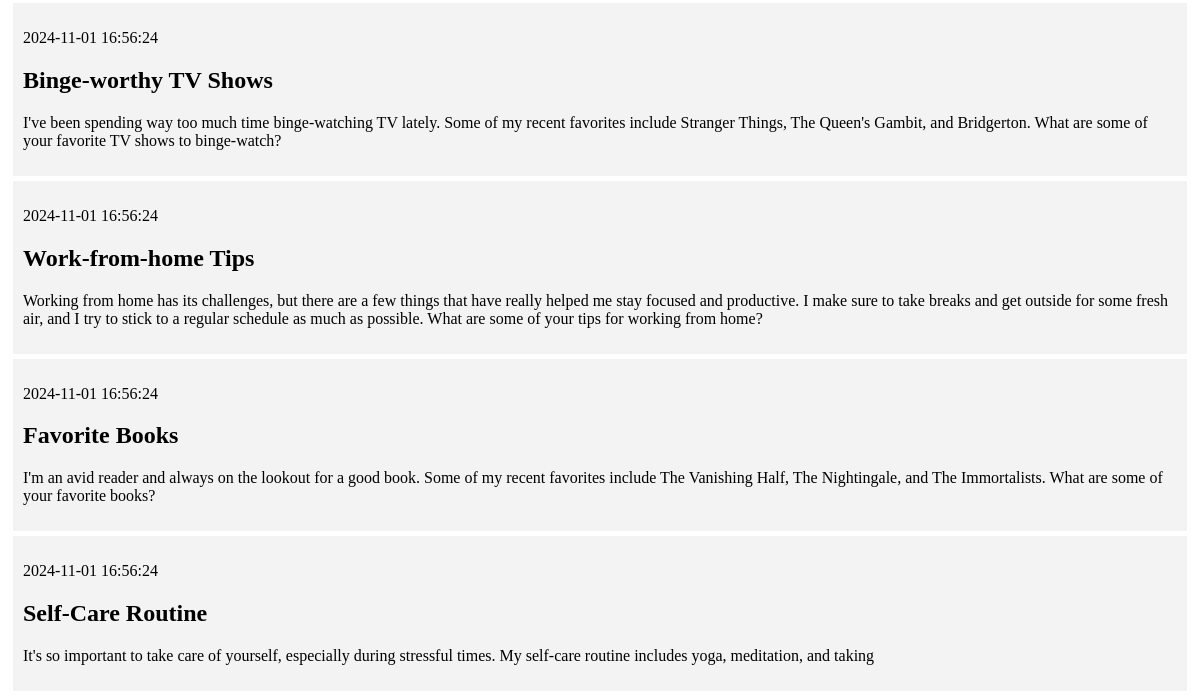
Before: / (lower part) with the older database file.
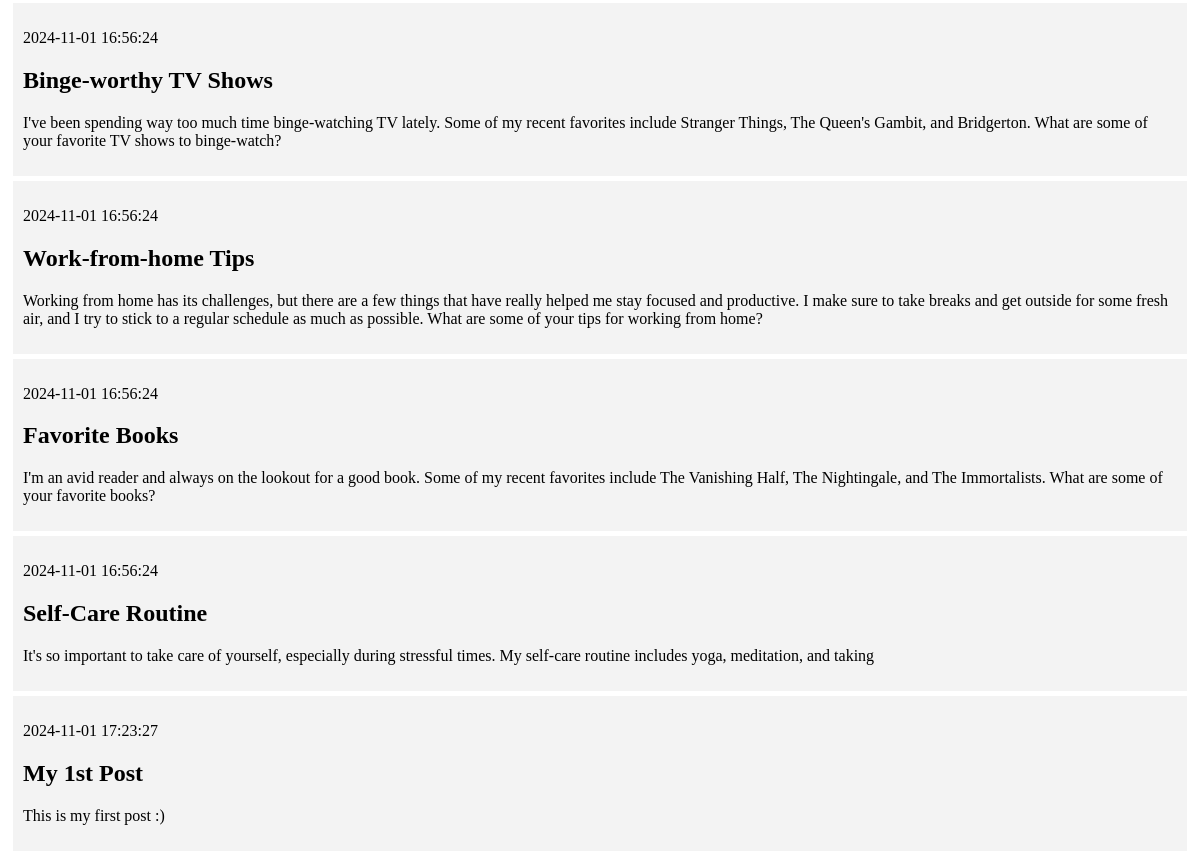
After: the same page with the newer database file.
### tables this page shows
CREATE TABLE posts (
    id INTEGER PRIMARY KEY AUTOINCREMENT,
    created TIMESTAMP NOT NULL DEFAULT CURRENT_TIMESTAMP,
    title TEXT NOT NULL,
    content TEXT NOT NULL
);

### flask_blog_class/app.py (the view)
@app.route('/')
def index():
    conn = get_db_connection()
    posts = conn.execute("SELECT * FROM posts").fetchall()
    conn.close()
    return render_template("index.html", posts=posts)

### flask_blog_class/app.py (called while the page is built)
def get_db_connection():
    conn = sqlite3.connect('database.db')
    conn.row_factory = sqlite3.Row
    return conn

### flask_blog_class/templates/index.html (shortened to what this page needs)
{% extends 'base.html' %}
{% block content %}
    {% for post in posts %}
        <div class='post'>
            <p>{{ post['created'] }}</p>
            <h2>{{ post['title'] }}</h2>
            <p>{{ post['content'] }}</p>
        </div>
    {% endfor %}
{% endblock %}

### flask_blog_class/templates/base.html (shortened to what this page needs)
<!DOCTYPE html>
<html lang="en">
<head>
</head>
<body>
    <div class="content">
        {% block content %} {% endblock %}
    </div>
</body>
</html>

### flask_blog_class/templates/base.html (style rules this page uses)
.post { padding: 10px; margin: 5px; background-color: #f3f3f3 }

Changed rows visible on the page:
added posts: created "2024-11-01 17:23:27", title "My 1st Post", content "This is my first post :)"
